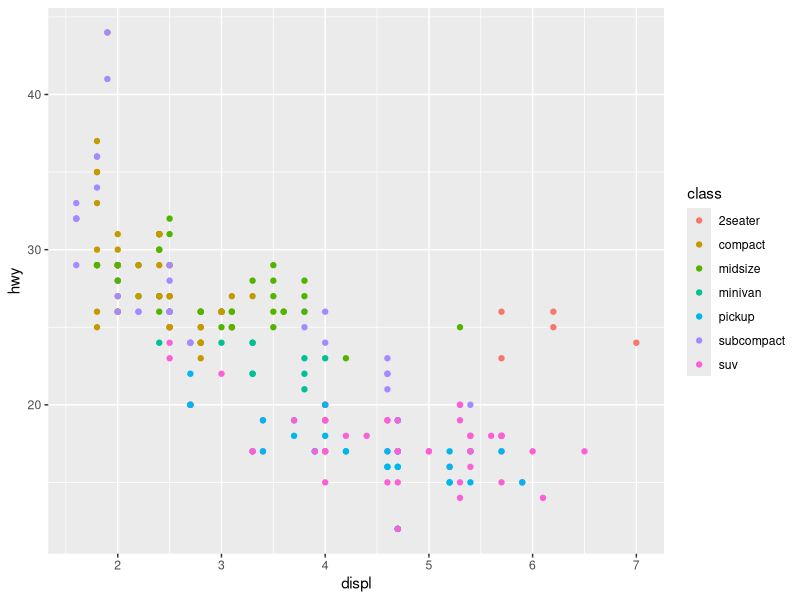
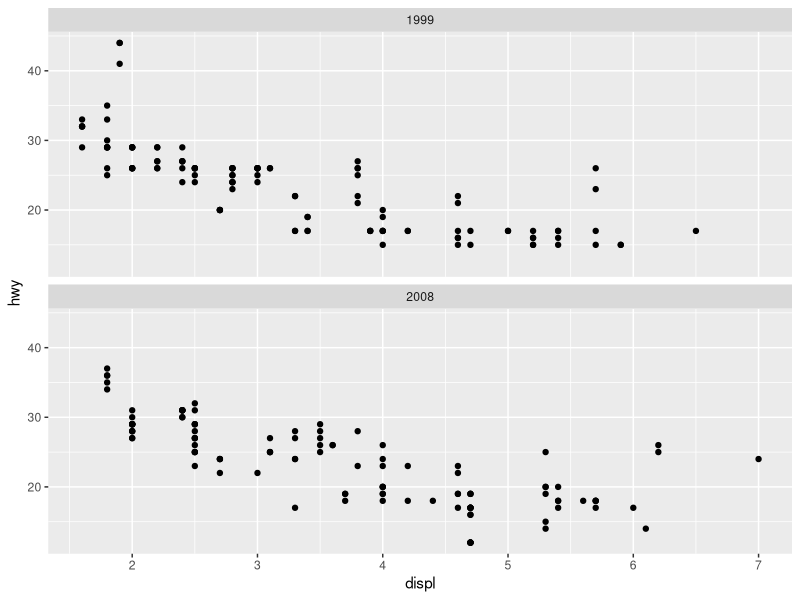
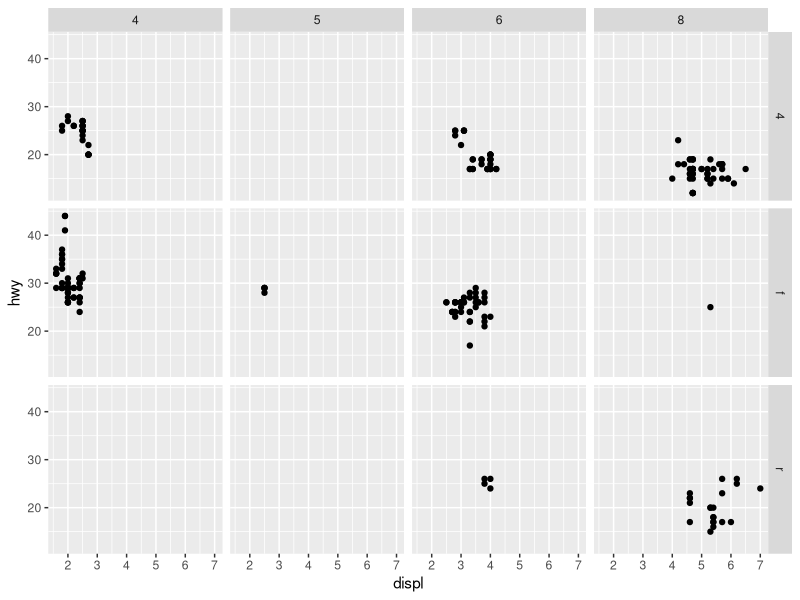
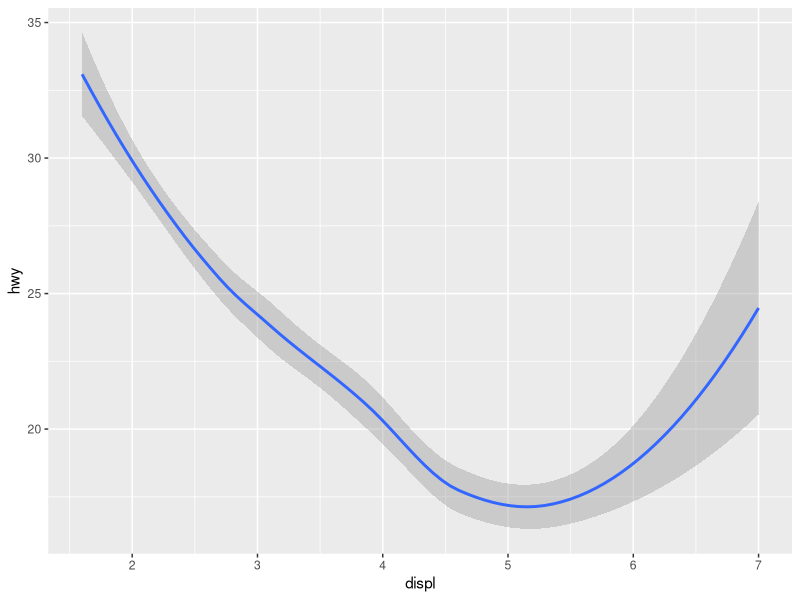
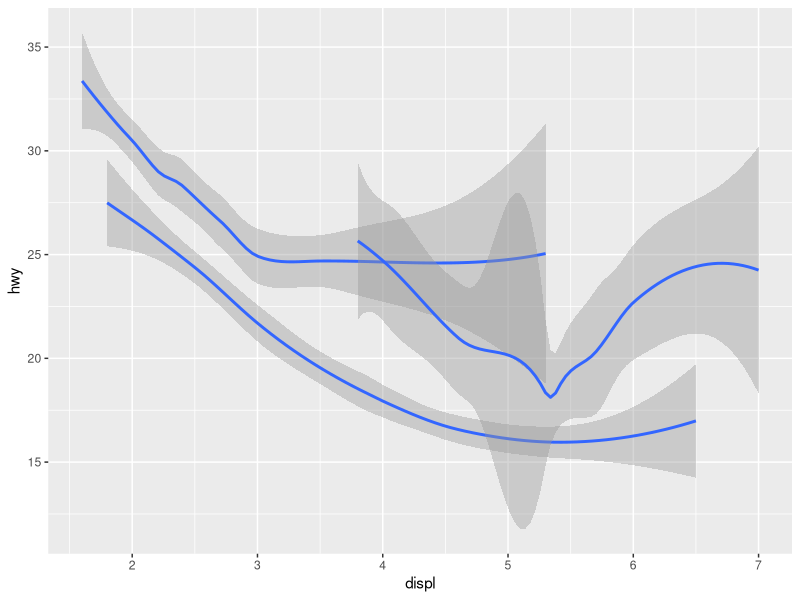
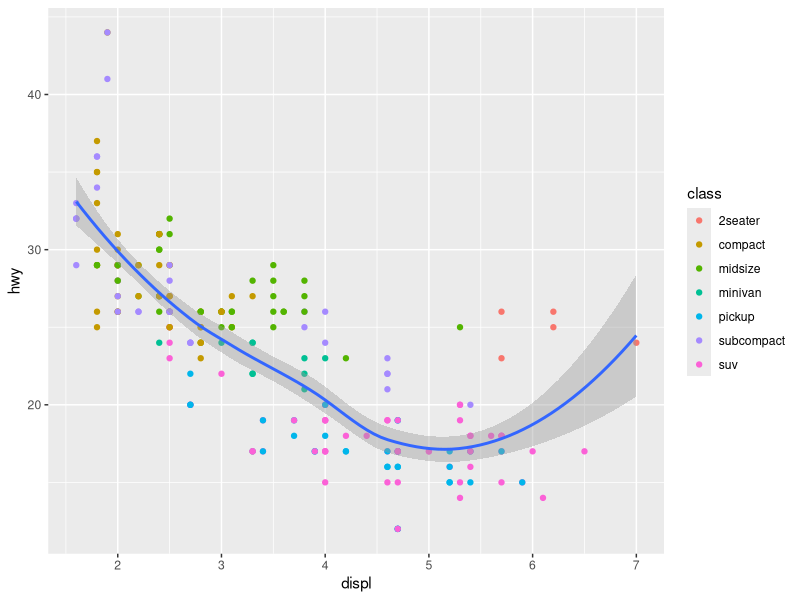
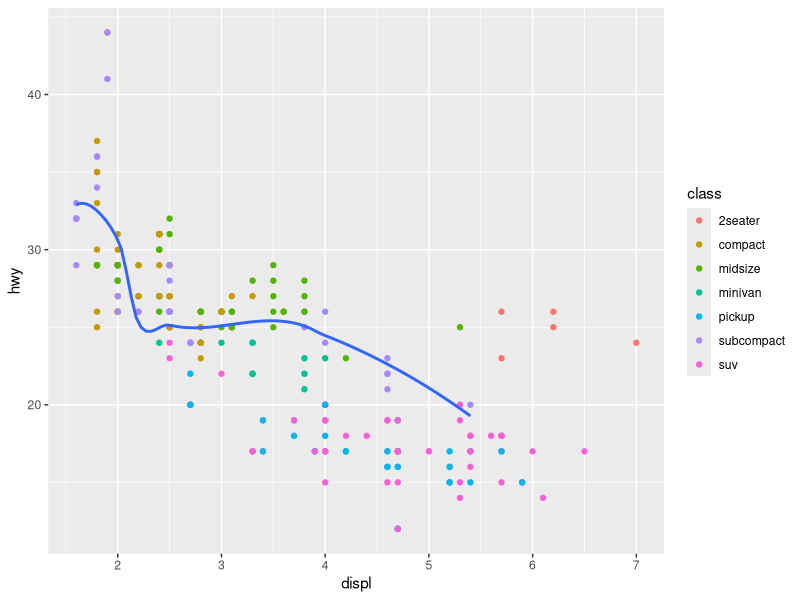
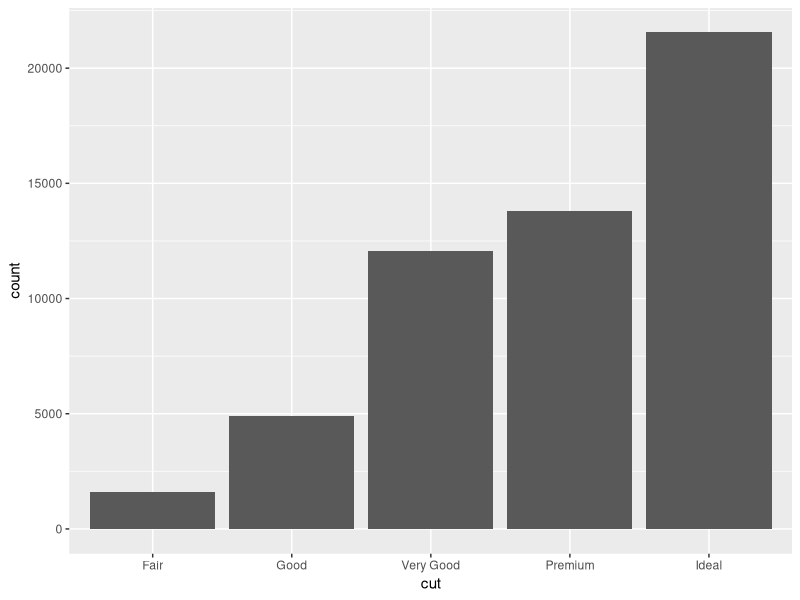

Source code (R) for these figures, in order:

# Chapter 3 - Data Visualization

library(tidyverse)

# Use the mpg dataset
dat <- mpg

glimpse(dat)

# Scatterplots

ggplot(data = dat) +
  geom_point(mapping = aes(x = displ, y = hwy, color = class))


ggplot(data = dat) +
  geom_point(mapping = aes(x = displ, y = hwy)) +
  facet_wrap(~ year, nrow = 2)


ggplot(data = dat) + 
  geom_point(mapping = aes(x = displ, y = hwy)) +
  facet_grid(drv ~ cyl)


# Fitted Line Plot

ggplot(data = dat) +
  geom_smooth(mapping = aes(x = displ, y = hwy))

ggplot(data = dat) +
  geom_smooth(mapping = aes(x = displ, y = hwy, group = drv))

ggplot(data = dat, mapping = aes(x = displ, y = hwy)) +
  geom_point(mapping = aes(color = class)) +
  geom_smooth()

ggplot(data = dat, mapping = aes(x = displ, y = hwy)) +
  geom_point(mapping = aes(color = class)) +
  geom_smooth(data = filter(dat, class == "subcompact"), se = FALSE)

# Bar Charts

# Count
ggplot(data = diamonds) +
  geom_bar(mapping = aes(x = cut))

# Proportion
ggplot(data = diamonds) +
  geom_bar(mapping = aes(x = cut, y = stat(prop), group = 1))

# Stat Summary
ggplot(data = diamonds) +
  stat_summary(
    mapping = aes(x = cut, y = depth),
    fun.min = min,
    fun.max = max,
    fun = median
  )


# Position Adjustments

ggplot(data = diamonds) +
  geom_bar(mapping = aes(x = cut, fill = clarity))

ggplot(data = diamonds) +
  geom_bar(mapping = aes(x = cut, fill = clarity), position = "fill")

ggplot(data = diamonds) +
  geom_bar(mapping = aes(x = cut, fill = clarity), position = "dodge")

ggplot(data = mpg) +
  geom_point(mapping = aes(x = displ, y = hwy), position = "jitter")


ggplot(data = mpg, mapping = aes(x = cty, y = hwy)) +
  geom_jitter()

ggplot(data = mpg, mapping = aes(y = cty)) +
  geom_boxplot()


# Coordinate Systems

ggplot(data = mpg, mapping = aes(x = class, y = hwy)) +
  geom_boxplot() +
  coord_flip()

bar <- ggplot(data = diamonds) +
  geom_bar(
    mapping = aes(x = cut, fill = cut),
    show.legend = FALSE,
    width = 1
  ) +
  theme(aspect.ratio = 1) +
  labs(x = NULL, y = NULL)
  
bar + coord_flip()

bar + coord_polar()



# Code Template for Graphing:

### ggplot(data = <DATA>) +
###   <GEOM_FUNCTION>(
###     mapping = aes(<MAPPINGS>),
###     stat = <STAT>,
###     position = <POSITION>
###   ) +
###   <COORDINATE_FUNCTION> +
###   <FACET_FUNCTION>
